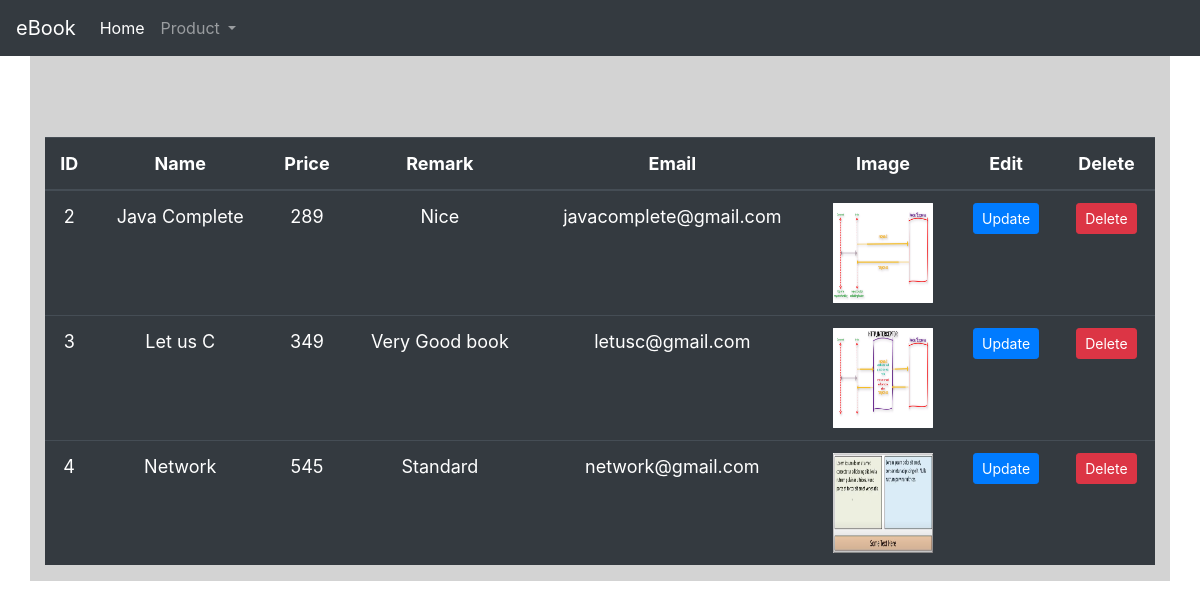
Page /product/retrieve/ on the committed database.
### app_product/models.py (models this page shows)
class Product(models.Model):
    name = models.CharField(max_length=30,verbose_name="Enter Product Name")
    price = models.IntegerField(verbose_name="Enter Price")
    remark = models.CharField(max_length=30,verbose_name="Enter Remark")
    email = models.EmailField(max_length=254,verbose_name="Enter Email")
    image = models.ImageField(upload_to='pic_upload',verbose_name="Upload Image")

### app_product/views.py (the view)
# urls.py: path('retrieve/',views.retrieve,name='retrieve'),
def retrieve(request):
    allproducts = Product.objects.all()
    return render(request,'app_product/display.html',{'allproducts':allproducts})

### app_product/templates/app_product/display.html
{% extends 'base.html' %}
{% block content%}
<br><br><br>
    <table class="table table-dark table-hover">
        <thead>
            <th>ID</th>
            <th>Name</th>
            <th>Price</th>
            <th>Remark</th>
            <th>Email</th>
            <th>Image</th>
            <th>Edit</th>
            <th>Delete</th>
        </thead>
        {% for product in allproducts %}
            <tr>
                <td>{{product.id}}</td>
                <td>{{product.name}}</td>
                <td>{{product.price}}</td>
                <td>{{product.remark}}</td>
                <td>{{product.email}}</td>
                <td><img src="{{product.image.url}}" alt="" style="width:100px; height: 100px;"></td>
                <td><a href="{% url 'update' product.id %}" class="btn btn-primary btn-sm">Update</a></td>
                <td><a href="#" class="btn btn-danger btn-sm">Delete</a></td>
            </tr>
        {% endfor %}
    </table>
{% endblock %}

### templates/base.html (shortened to what this page needs)
{% load static %}
<!doctype html>
<html lang="en">
  <head>
    <link rel="stylesheet" href='{% static "css/style.css" %}'>
    <link rel="stylesheet" href="https://stackpath.bootstrapcdn.com/bootstrap/4.5.2/css/bootstrap.min.css">
  </head>
  <body>
      {% include 'navbar.html' %}
      <main class="container" >
        <div class="row text-center">
            <div class="col">
                {% block content%}{% endblock %}
            </div>
        </div>
    </main>
  </body>
</html>

### templates/navbar.html (shortened to what this page needs)
<nav class="navbar navbar-expand-lg navbar-dark bg-dark">
    <a class="navbar-brand" href='{% url "index" %}'>eBook</a>
    <div class="collapse navbar-collapse" id="navbarNav">
      <ul class="navbar-nav">
        <li class="nav-item active">
          <a class="nav-link" href='#'>Home</a>
        </li>
        <li class="nav-item dropdown">
          <a class="nav-link dropdown-toggle" href='#' id="navbarDropdown" role="button" data-toggle="dropdown">
            Product
          </a>
        </li>
      </ul>
    </div>
  </nav>

### static/css/style.css (style rules this page uses)
body { background-color: yellow; }
.container { background-color: lightgrey; color: brown; font-size: large; }

### rows in the picture
Product: id "2", name "Java Complete", price "289", remark "Nice", email "javacomplete@gmail.com", image (picture)
Product: id "3", name "Let us C", price "349", remark "Very Good book", email "letusc@gmail.com", image (picture)
Product: id "4", name "Network", price "545", remark "Standard", email "network@gmail.com", image (picture)
